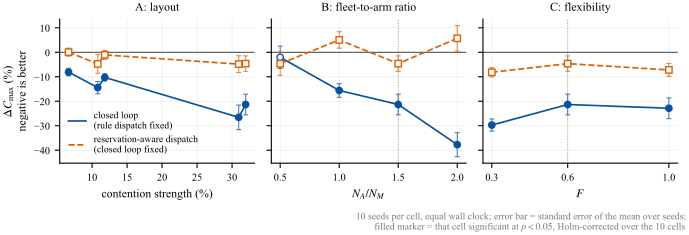

The script that drew this image:
# -*- coding: utf-8 -*-
"""The two main effects across the three factor families (Section 5.5).

Reads clbs/output/baseline_ladder.csv, the same file the tables and the preamble
macros come from, so the figure cannot drift from the prose.

What the figure has to make decidable: not "is the gain positive on average",
which the main table already answers, but "which of these per-cell readings am I
allowed to believe".  Those are different questions, and an earlier version of
this figure conflated them -- it annotated every cell whose gain came out
positive as "harmful", which is exactly the move of treating an unresolved sign
as a finding.  With ten seeds per cell the probing effect is not significant on
eight of the ten cells, so the marker fill now carries significance and the
reader can see at a glance that one curve is evidence and the other is mostly
noise.

Marker fill alone made that point as a binary, which left the reader taking the
threshold on trust.  Each cell therefore also carries the standard error of its
mean over the ten seeds: the probing bars visibly straddle zero everywhere and
the closed-loop bars do not, which is the same conclusion shown rather than
asserted.  SEM and not a quartile because the plotted point is a mean, and the
bar must be the dispersion of the quantity actually drawn.

The shared base point.  tools/abc_matrix.py runs the base cell once, under the
name "A funnel", and it serves simultaneously as the B-family level 1.5 and the
C-family level 0.6.  Selecting family members by the leading letter of the case
name therefore dropped it from panels B and C, which left the fleet sweep
looking monotone (0.5 negative, 1.0 positive, 2.0 positive) when the full
four-point sweep alternates in sign.  The base point is now injected explicitly
into both panels at levels read off abc_matrix.BASE.

The layout family has no natural numeric level, so it is plotted against
contention strength, which is what the layout manipulation actually changes.

Run: py paper01/fig/fig_prediction3.py
"""
from __future__ import annotations

import os
import re
import sys

sys.path.insert(0, os.path.dirname(os.path.abspath(__file__)))
sys.path.insert(0, os.path.abspath(os.path.join(
    os.path.dirname(os.path.abspath(__file__)), "..", "..", "clbs")))

from _style import (FS_ANNOT, FS_FOOT, FS_LEG, LADDER, by,  # noqa: E402
                    load_output, mark_draft, mean, plt, save, sem)

try:                                                            # noqa: E402
    from algorithm.stats import holm, wilcoxon_signed_rank
    from tools.abc_matrix import BASE
except Exception as exc:                                        # pragma: no cover
    raise SystemExit("需要 clbs/ 在 sys.path 上以取显著性与基点水平:%s" % exc)

HINT = "py -u -m tools.baseline_ladder --budget 90 --seeds 42,7,2024,13,1,99,123,777,31415,8"

# Effects shown.  Both are single-factor contrasts: each holds one factor of the
# 2x2 fixed and moves the other, so each can be attributed to one mechanism.
EFFECTS = [
    ("B0", "B1", "closed loop\n(rule dispatch fixed)", "#08519c", "o", "-"),
    ("B1", "B2", "reservation-aware dispatch\n(closed loop fixed)", "#d95f02", "s", "--"),
]
PANELS = [
    ("A", "layout", "contention strength (%)"),
    ("B", "fleet-to-arm ratio", "$N_A/N_M$"),
    ("C", "flexibility", "$F$"),
]

# The base cell is shared by the three families and run once, so it carries no
# factor level in its name.  Its levels are derived from the generator's own
# base spec rather than typed, so that changing the base in abc_matrix.py moves
# this point too instead of silently misplacing it.
BASE_CELL = "A funnel"
BASE_LEVEL = {"B": BASE["na"] / BASE["nm"], "C": BASE["flex"]}
ALPHA = 0.05


def level(case: str, family: str, cont: float) -> float:
    """The x position of a cell: its factor level, or contention for family A."""
    if family == "A":
        return 100.0 * cont
    if case == BASE_CELL:
        return BASE_LEVEL[family]
    m = re.search(r"([0-9]*\.?[0-9]+)\s*$", case)
    if not m:
        raise SystemExit("算例名 %r 末尾没有因子水平,无法定位横轴" % case)
    return float(m.group(1))


def members(cells, fam: str):
    """Cells belonging to a family, including the base cell for B and C."""
    names = [c for (c,) in cells if str(c).split()[0] == fam]
    if fam != "A" and (BASE_CELL,) in cells and BASE_CELL not in names:
        names.append(BASE_CELL)
    return names


def cell_effect(rows_of_cell, ka: str, kb: str):
    """Paired relative gain over seeds, its spread, and a two-sided Wilcoxon p.

    Same estimator as tab/gen_tables_ladder.py, so the figure, the per-cell
    table and the preamble macros are three views of one computation.

    The spread is the standard error of that mean over the ten seeds.  It is
    reported because the panel's whole claim is about which per-cell readings
    may be believed, and until now that was carried only by the marker fill --
    a binary derived from the p value.  The bar shows the quantity the binary
    is thresholding, so a reader can see *how far* a hollow cell is from
    resolving rather than being told only that it did not.
    """
    val = {}
    for r in rows_of_cell:
        val.setdefault(r["arm"], {})[r["seed"]] = r["makespan"]
    seeds = sorted(set(val.get(ka, {})) & set(val.get(kb, {})))
    xa = [val[ka][s] for s in seeds]
    xb = [val[kb][s] for s in seeds]
    if not seeds:
        return float("nan"), 0.0, 1.0
    rel = [(y - x) / x for x, y in zip(xa, xb)]
    return (100.0 * mean(rel), 100.0 * sem(rel),
            wilcoxon_signed_rank(xb, xa)["p_value"])


def adjusted(cells, ka: str, kb: str):
    """Holm-adjusted per-cell p for one effect, keyed by cell name.

    The family is all ten cells of that effect, not the three or five cells of
    whichever panel is being drawn: the reader's question is "which of these
    readings may I believe", and they are looking at all ten of them.  Adjusting
    per panel would make a cell's fill depend on which panel it appears in,
    which for the shared base point would mean two different fills for one
    number.
    """
    names = [c for (c,) in cells]
    ps = [cell_effect(cells[(c,)], ka, kb)[2] for c in names]
    return dict(zip(names, holm(ps)))


def main() -> None:
    rows = load_output("baseline_ladder.csv", HINT)
    seeds = sorted({r["seed"] for r in rows})
    cells = by(rows, "case")
    # The protocol of Section 5.1 commits to ten seeds; anything less is a
    # draft, and says so on its face rather than in a commit message.
    if len(seeds) < 10:
        mark_draft("%d seeds, protocol wants 10" % len(seeds))
    if len(cells) < 10:
        mark_draft("%d of 10 instance cells" % len(cells))

    fig, axes = plt.subplots(1, 3, figsize=(7.0, 2.45), sharey=True)
    for ax, (fam, fam_name, xlabel) in zip(axes, PANELS):
        names = members(cells, fam)
        if not names:
            ax.text(0.5, 0.5, "family %s absent" % fam, transform=ax.transAxes,
                    ha="center", va="center", fontsize=FS_ANNOT,
                    color="#999999")
            ax.set_xlabel(xlabel)
            continue
        cont = {c: cells[(c,)][0]["contention"] for c in names}
        names.sort(key=lambda c: level(c, fam, cont[c]))
        xs = [level(c, fam, cont[c]) for c in names]

        for ka, kb, label, colour, marker, ls in EFFECTS:
            adj = adjusted(cells, ka, kb)
            eff = [cell_effect(cells[(c,)], ka, kb) for c in names]
            ys = [e[0] for e in eff]
            es = [e[1] for e in eff]
            ax.plot(xs, ys, ls, color=colour, linewidth=1.2,
                    label=label if fam == "A" else None, zorder=3,
                    clip_on=False)
            # Drawn under the markers so the fill (significance) stays legible.
            # The two effects sit far apart on this axis, so no dodge is needed
            # and adding one would misplace the points against the x levels.
            ax.errorbar(xs, ys, yerr=es, fmt="none", ecolor=colour,
                        elinewidth=0.8, capsize=1.8, capthick=0.8,
                        alpha=0.7, zorder=3, clip_on=False)
            # Fill carries significance *after* correcting over the ten cells of
            # this effect.  A hollow marker is the figure saying "this cell does
            # not license a claim about its sign", which is the whole point of
            # the panel for the probing curve -- and after correction that curve
            # is hollow throughout, which is the honest picture: ten seeds per
            # cell resolve the main effect and do not resolve this one.
            for x, y, c in zip(xs, ys, names):
                ax.plot([x], [y], marker, color=colour, markersize=4.6,
                        markerfacecolor=colour if adj[c] < ALPHA else "white",
                        markeredgecolor=colour, markeredgewidth=1.0,
                        zorder=4, clip_on=False)

        # The shared base point is a member of this sweep but is tabulated
        # under family A, so it is marked to stop a reader hunting for it.
        if fam != "A" and BASE_CELL in names:
            ax.axvline(BASE_LEVEL[fam], color="#999999", linewidth=0.7,
                       linestyle=":", zorder=1)

        ax.axhline(0, color="#444444", linewidth=0.7, zorder=2)
        ax.set_xlabel(xlabel)
        ax.set_title("%s: %s" % (fam, fam_name), fontsize=8.5)
        if fam != "A":
            ax.set_xticks(xs)

    axes[0].set_ylabel("$\\Delta C_{\\max}$ (%)\nnegative is better")
    axes[0].legend(loc="lower left", fontsize=FS_LEG, handlelength=1.8)
    # tight_layout first, then reserve a strip for the protocol line: stating the
    # correction is what makes the marker fills readable, so it must not be laid
    # on top of the axis labels.
    fig.tight_layout(rect=(0.0, 0.095, 1.0, 1.0))
    fig.text(0.995, 0.012,
             "%d seeds per cell, equal wall clock; error bar = standard error "
             "of the mean over seeds;\nfilled marker = that cell significant at "
             "$p<%.2f$, Holm-corrected over the %d cells"
             % (len(seeds), ALPHA, len(cells)),
             ha="right", va="bottom", fontsize=FS_FOOT, color="#777777")
    save(fig, "fig_prediction3")


if __name__ == "__main__":
    main()
